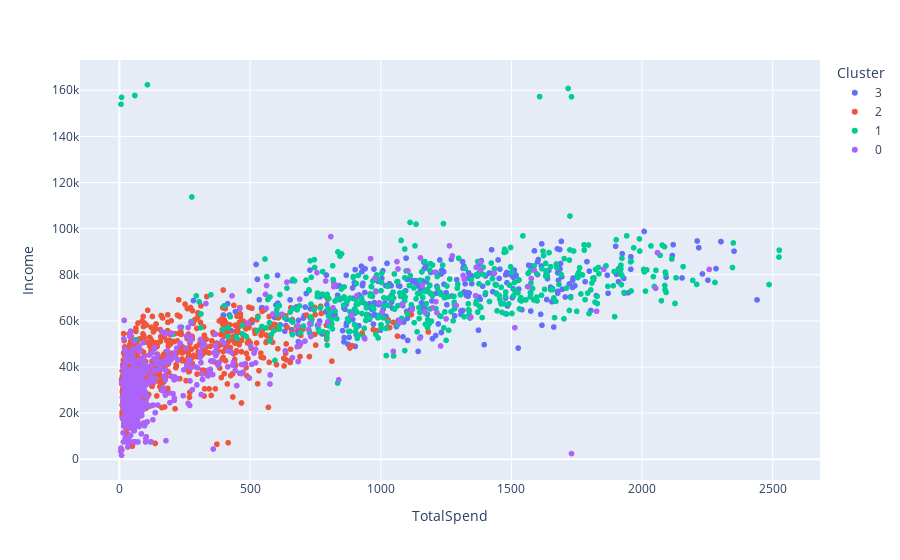

Here is the notebook cell this chart was saved with:
### Code cell
fig = px.scatter(df_orig, x='TotalSpend', y='Income', color='Cluster', hover_data=['Age', 'Education', 'Rel_Status'])
fig.show()

### Figure 1 — Plotly figure (JSON) as saved in the notebook; plotly's stock layout.template omitted (floating-point values rounded to 4 significant figures; data arrays with more than 128 entries replaced by an {"elided": "..."} marker saying what was removed)
{"data": [{"customdata": {"elided": "341x3 mixed values"}, "hovertemplate": "Cluster=3<br>TotalSpend=%{x}<br>Income=%{y}<br>Age=%{customdata[0]}<br>Education=%{customdata[1]}<br>Rel_Status=%{customdata[2]}<extra></extra>", "legendgroup": "3", "marker": {"color": "#636efa", "symbol": "circle"}, "mode": "markers", "name": "3", "showlegend": true, "type": "scattergl", "x": {"elided": "341 int values"}, "xaxis": "x", "y": {"elided": "341 int values"}, "yaxis": "y"}, {"customdata": {"elided": "743x3 mixed values"}, "hovertemplate": "Cluster=2<br>TotalSpend=%{x}<br>Income=%{y}<br>Age=%{customdata[0]}<br>Education=%{customdata[1]}<br>Rel_Status=%{customdata[2]}<extra></extra>", "legendgroup": "2", "marker": {"color": "#EF553B", "symbol": "circle"}, "mode": "markers", "name": "2", "showlegend": true, "type": "scattergl", "x": {"elided": "743 int values"}, "xaxis": "x", "y": {"elided": "743 int values"}, "yaxis": "y"}, {"customdata": {"elided": "499x3 mixed values"}, "hovertemplate": "Cluster=1<br>TotalSpend=%{x}<br>Income=%{y}<br>Age=%{customdata[0]}<br>Education=%{customdata[1]}<br>Rel_Status=%{customdata[2]}<extra></extra>", "legendgroup": "1", "marker": {"color": "#00cc96", "symbol": "circle"}, "mode": "markers", "name": "1", "showlegend": true, "type": "scattergl", "x": {"elided": "499 int values"}, "xaxis": "x", "y": {"elided": "499 int values"}, "yaxis": "y"}, {"customdata": {"elided": "629x3 mixed values"}, "hovertemplate": "Cluster=0<br>TotalSpend=%{x}<br>Income=%{y}<br>Age=%{customdata[0]}<br>Education=%{customdata[1]}<br>Rel_Status=%{customdata[2]}<extra></extra>", "legendgroup": "0", "marker": {"color": "#ab63fa", "symbol": "circle"}, "mode": "markers", "name": "0", "showlegend": true, "type": "scattergl", "x": {"elided": "629 int values"}, "xaxis": "x", "y": {"elided": "629 int values"}, "yaxis": "y"}], "layout": {"legend": {"title": {"text": "Cluster"}, "tracegroupgap": 0}, "margin": {"t": 60}, "xaxis": {"anchor": "y", "domain": [0, 1], "title": {"text": "TotalSpend"}}, "yaxis": {"anchor": "x", "domain": [0, 1], "title": {"text": "Income"}}}}
